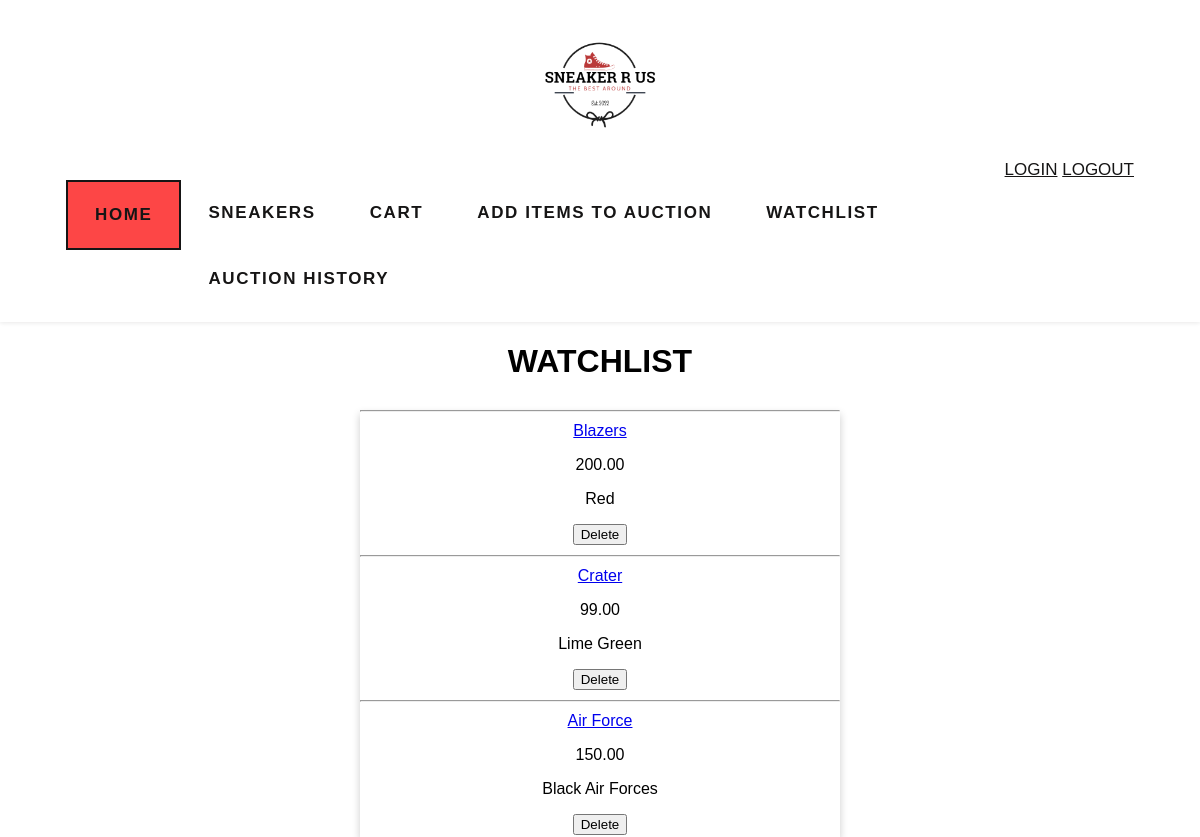
Before: /watchlist (signed in) with the older database file.
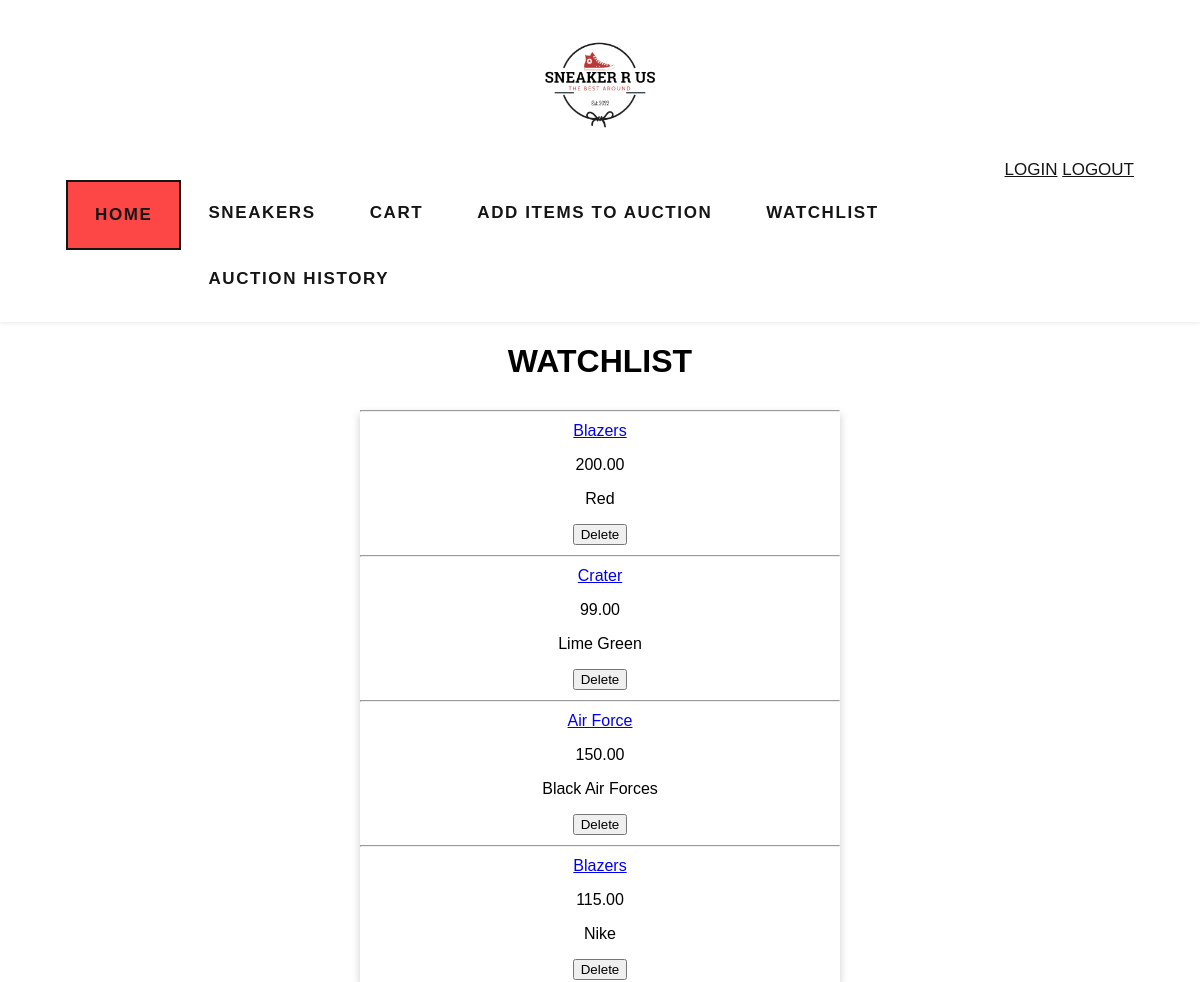
After: the same page with the newer database file.
### auctions/models.py (models this page shows, shortened)
class Watchlist(models.Model):
    items = models.ForeignKey(Item, on_delete=models.CASCADE)
    user = models.ForeignKey(User, on_delete=models.CASCADE, related_name='watchlist_list')

class Item(models.Model):
    user = models.ForeignKey(User, on_delete=models.CASCADE, related_name="item_list")
    title = models.CharField(max_length=64)
    description = models.CharField(max_length=256, blank=True)
    img_url = models.CharField(max_length=256, blank=True)
    starting_bid = models.DecimalField(decimal_places=2, max_digits=8)
    category = models.CharField(max_length=24, default='No Category')
    status = models.BooleanField(default=True)

### auctions/views.py (the view)
# urls.py: path("watchlist", views.watchlist_view, name="watchlist"),
def watchlist_view(request):
    current_user = User.objects.filter(username=request.user.username).get()
    watchlist = current_user.watchlist_list.all()
    return render(request, "auctions/watchlist.html",{
        "watchlist": watchlist
    })

### auctions/templates/auctions/watchlist.html (shortened to what this page needs)
{% load static %}
<!DOCTYPE html>
<html lang="en">
<head>
    <link href="{% static '/auctions/css/watchlist.css' %}" rel="stylesheet">
</head>
<body>
    <header>
        <div class="nav container">
            <a class="logo" href="{% url 'auctions:index' %}"><img src="static/auctions/media/img/logo-transparent.png" height="150" width="150" class="logoImg"></a>
            <div class="topnav-right">
                <a class="nav-link-login" href="{% url 'auctions:login' %}">LOGIN</a>
                <a class="nav-link-logout" href="{% url 'auctions:logout' %}">LOGOUT</a>
            </div>
            <ul>
                <li><a class="active" href="{% url 'auctions:index' %}">HOME</a></li>
                <li><a class="nav-link" href="{% url 'auctions:category_list' %}">SNEAKERS</a></li>
                <li><a class="nav-link" href="{% url 'auctions:cart' %}">CART</a></li>
                {% if user.is_authenticated %}
                <li><a class="nav-link" href="{% url 'auctions:add' %}">ADD ITEMS TO AUCTION</a></li>
                <li><a class="nav-link" href="{% url 'auctions:watchlist' %}">WATCHLIST</a></li>
                <li><a class="nav-link" href="{% url 'auctions:auctions_history' %}">AUCTION HISTORY</a></li>
                {% endif %}
            </ul>
        </div>
    </header>
    <h1>WATCHLIST</h1>
</body>
</html>
{% block body %}
<div class="container-fluid">
    {% for item in watchlist %}
    <hr>
    <div class="row">
        <div class="col-lg">
            <a href="{% url 'auctions:listing_details'%}?listing_title={{item.items.title}}">{{item.items.title}}</a>
        </div>
        <div class="col-lg">
            <p>{{item.items.starting_bid}}</p>
        </div>
        <div class="col-lg">
            <p>{{item.items.description}}</p>
        </div>
        <div class="col-lg">
            <form action="{% url 'auctions:delete_item_watchlist' %}" method="POST">
                <button type="submit" class="btn btn-primary">Delete</button>
            </form>
        </div>
    </div>
    {%empty%}
    <h5>Watchlist empty</h5>
    {% endfor %}
</div>
{% endblock %}

### auctions/static/auctions/css/watchlist.css (style rules this page uses)
html { scroll-behavior: smooth; }
body { font-family: 'Franklin Gothic Medium', 'Arial Narrow', Arial, sans-serif; padding: 0; margin: 0; }
:root { --main-color: #fd4646; --text-color: #171427; --bg-color: #fff; }
ul { list-style-type: none; margin: 0; padding: 0; width: 100%; overflow: hidden; background-color: white; }
li { float: left; }
li a { display: block; color: white; letter-spacing: 0.1rem; font-weight: 700; text-align: center; padding: 14px 16px; text-decoration: none; }
header { position: relative; top: 0; left: 0; width: 100%; background: var(--bg-color); box-shadow: 0 1px 4px hsl(0 4% 15% / 10%); z-index: 100; }
.topnav-right { float:right; }
.container { max-width: 1068px; margin: auto; width: 100%; }
.nav { color: rgb(18, 1, 1); text-decoration: none; padding: 10px 10px; font-size: 17px; }
.nav a { color: rgb(22, 21, 21); }
ul { list-style-type: none; margin: 0; padding: 0; overflow: hidden; background-color: white; }
li a { display: block; color: white; text-align: center; padding: 23px 27px; text-decoration: none; }
.active { background-color: var(--main-color); border: 2px solid; }
.logo { font-size: 1.5rem; color: var(--text-color); font-weight: 700; text-decoration: none; letter-spacing: 1px; }
.row:after { content: ""; display: table; clear: both; }
h1 { text-align: center; }
.logoImg { display: block; margin-left: auto; margin-right: auto; }
.container-fluid { box-shadow: 0 4px 8px 0 rgba(0, 0, 0, 0.2); transition: 0.3s; margin-left: auto; margin-right: auto; width: 40%; }
.row { padding: 2px 16px; text-align: center; }

Changed rows visible on the page:
added Watchlist: items "Blazers", items.starting_bid "115.00", items.description "Nike"
